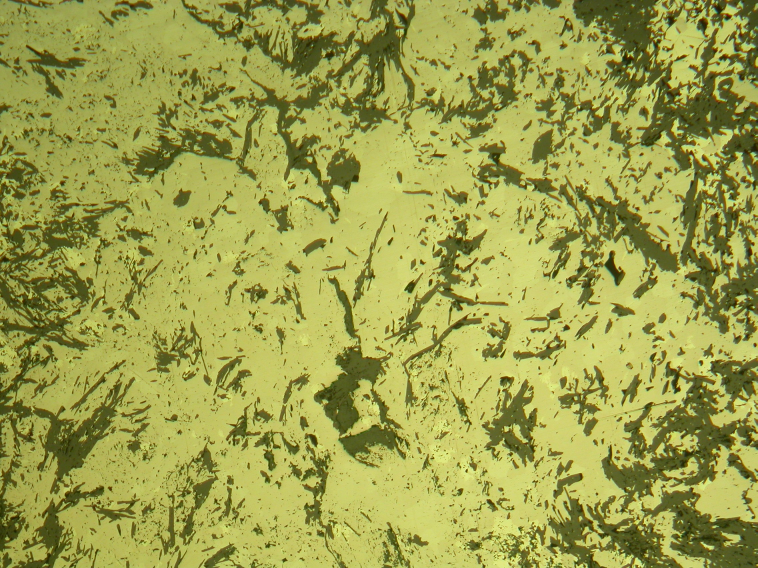
#> input picture demo/фото_рядовая.jpg, 2272 x 1704 px (shown at 1/3 size)
$ python assets_build.py
#> lines starting #> are read from the running program, lines starting #| are printed output that depends on the picture
"""Ассеты презентации: графики, миниатюры, рендер PDF-отчёта."""

import json
import sys
from pathlib import Path

import matplotlib

matplotlib.use("Agg")
import matplotlib.pyplot as plt
from PIL import Image

Image.MAX_IMAGE_PIXELS = None
ROOT = Path(__file__).parent.parent
OUT = Path(__file__).parent / "assets"
OUT.mkdir(exist_ok=True)
DATA = Path(r"C:\Users\user\Documents\my_project\data\Задача 3. Скажи мне, кто твой шлиф")

ACCENT = "#C77B3F"
DARK = "#23272E"
MUTED = "#6B7280"


def thumb(src, name, max_side=1400, quality=88):
    with Image.open(src) as im:
        im = im.convert("RGB")
        im.thumbnail((max_side, max_side), Image.LANCZOS)
        im.save(OUT / name, quality=quality)
    print("thumb", name)


def thumb43(src, name, max_side=1100, quality=88):
    """Центр-кроп к 4:3 — одинаковая геометрия карточек с фото классов."""
    with Image.open(src) as im:
        im = im.convert("RGB")
        w, h = im.size
        if w / h > 4 / 3:
            nw = int(h * 4 / 3)
            im = im.crop(((w - nw) // 2, 0, (w - nw) // 2 + nw, h))
        else:
            nh = int(w * 3 / 4)
            im = im.crop((0, (h - nh) // 2, w, (h - nh) // 2 + nh))
        im.thumbnail((max_side, max_side), Image.LANCZOS)
        im.save(OUT / name, quality=quality)
    print("thumb43", name)


# --- кривые обучения
hist = json.loads((ROOT / "models" / "history.json").read_text(encoding="utf-8"))
#> (reads models/history.json from the repository)
epochs = [h["epoch"] for h in hist]
loss = [h["train_loss"] for h in hist]
f1 = [h["val_macro_f1"] for h in hist]
fig, ax1 = plt.subplots(figsize=(8.2, 4.0), dpi=170)
ax1.plot(epochs, loss, color=MUTED, lw=2, label="train loss")
ax1.set_xlabel("Эпоха", fontsize=11)
ax1.set_ylabel("Train loss", color=MUTED, fontsize=11)
ax1.tick_params(axis="y", labelcolor=MUTED)
ax2 = ax1.twinx()
ax2.plot(epochs, f1, color=ACCENT, lw=2.5, label="val macro-F1")
ax2.set_ylabel("Val macro-F1", color=ACCENT, fontsize=11)
ax2.tick_params(axis="y", labelcolor=ACCENT)
best_i = max(range(len(f1)), key=lambda i: f1[i])
# десятичная запятая — по-русски
best_label = f"лучшая эпоха {epochs[best_i]}: F1 {f1[best_i]:.3f}".replace(".", ",")
ax2.scatter([epochs[best_i]], [f1[best_i]], color=ACCENT, zorder=5, s=70, label=best_label)
# сводная легенда обеих осей — не пересекается с кривыми в отличие от аннотации
h1, l1 = ax1.get_legend_handles_labels()
h2, l2 = ax2.get_legend_handles_labels()
ax2.legend(h1 + h2, l1 + l2, loc="lower right", fontsize=10, framealpha=0.95)
for ax in (ax1, ax2):
    ax.spines["top"].set_visible(False)
ax1.grid(alpha=0.25)
fig.tight_layout()
fig.savefig(OUT / "training_curves.png")
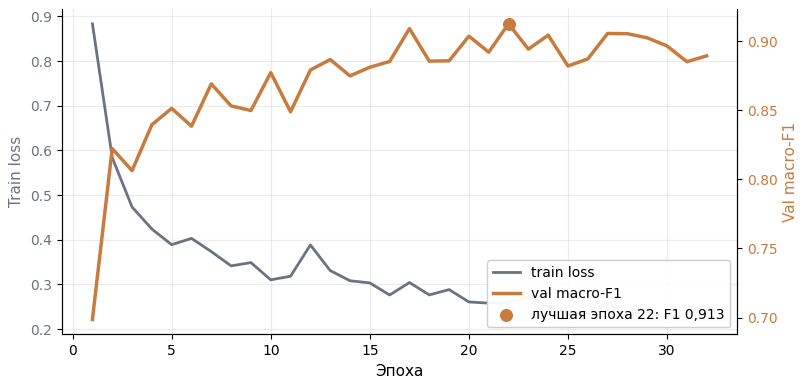
#> figure drawn by matplotlib, 2 panels; panel 1: curve peaks at x = 1, y = 0.884; panel 2: curve peaks at x = 22, y = 0.913
plt.close(fig)
print("training_curves.png")

# --- примеры классов (из demo/), одинаковая геометрия 4:3
thumb43(ROOT / "demo" / "фото_рядовая.jpg", "sample_ordinary.jpg", 1100)
#> in thumb43, im is the input picture: PIL image 2272x1704 RGB; mean R, G, B 158, 160.9, 77.5
#> in thumb43, `im.thumbnail((max_side, max_side), Image.LANCZOS)`:
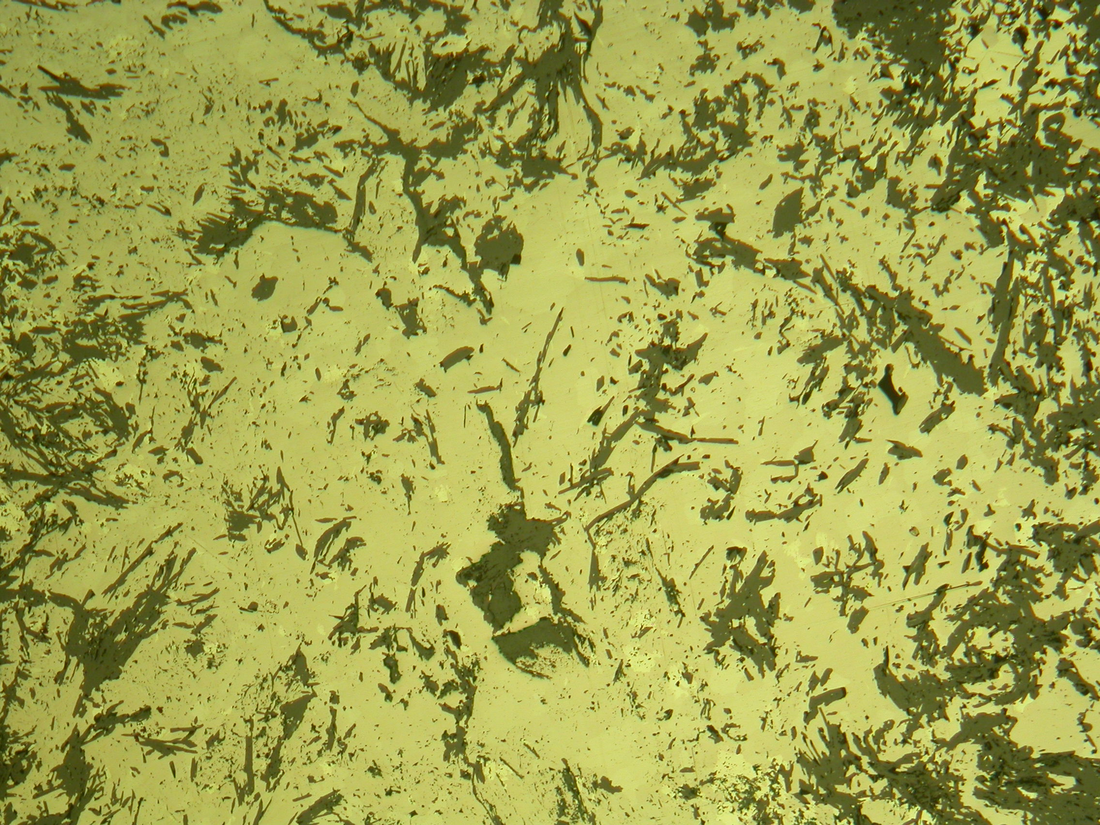
#> im: PIL image 1100x825 RGB; mean R, G, B 158, 160.9, 77.6
thumb43(ROOT / "demo" / "фото_труднообогатимая.jpg", "sample_hard.jpg", 1100)
#> call 2 of thumb43, with name = 'sample_hard.jpg', max_side = 1100, quality = 88
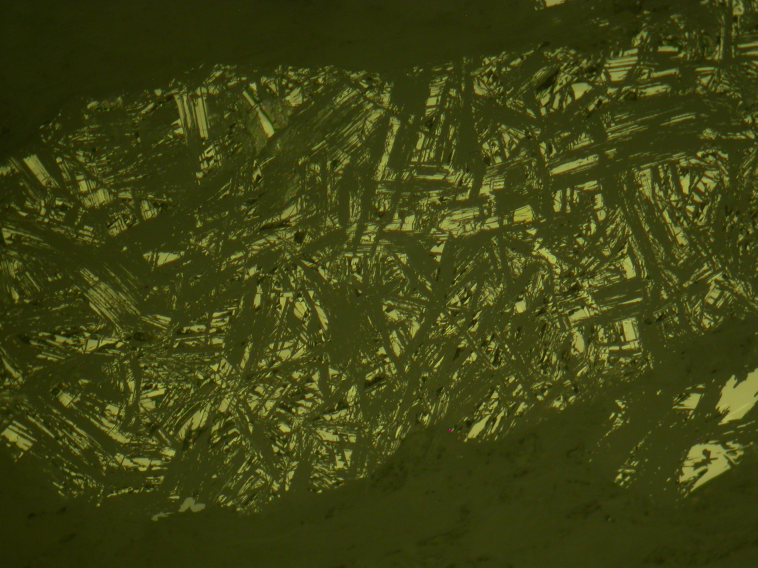
#> input picture demo/фото_труднообогатимая.jpg, 2272 x 1704 px (shown at 1/3 size)
#> in thumb43, im is the input picture: PIL image 2272x1704 RGB; mean R, G, B 62.5, 67, 18.6
#> in thumb43 (call 2), `im.thumbnail((max_side, max_side), Image.LANCZOS)`:
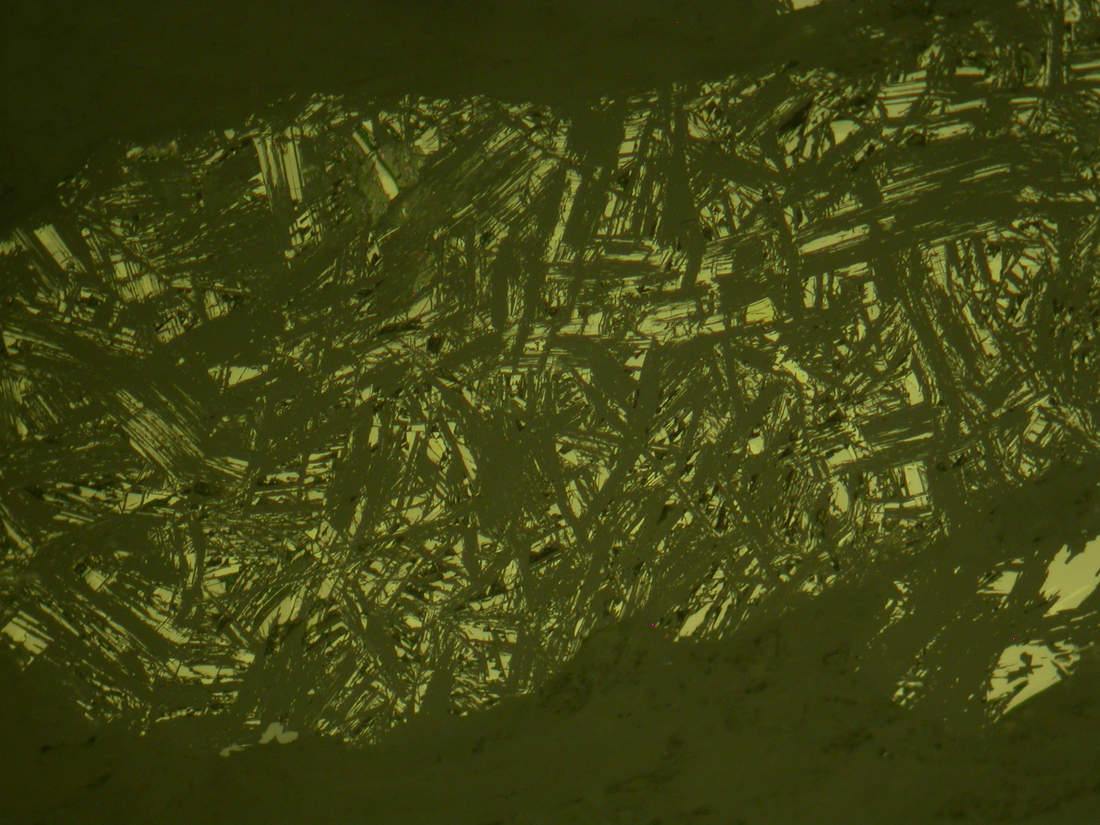
#> im: PIL image 1100x825 RGB; mean R, G, B 62.5, 67, 18.6
thumb43(ROOT / "demo" / "фото_оталькованная.jpg", "sample_talc.jpg", 1100)
#> (the run stopped early here; a loop or call above may not have finished)
